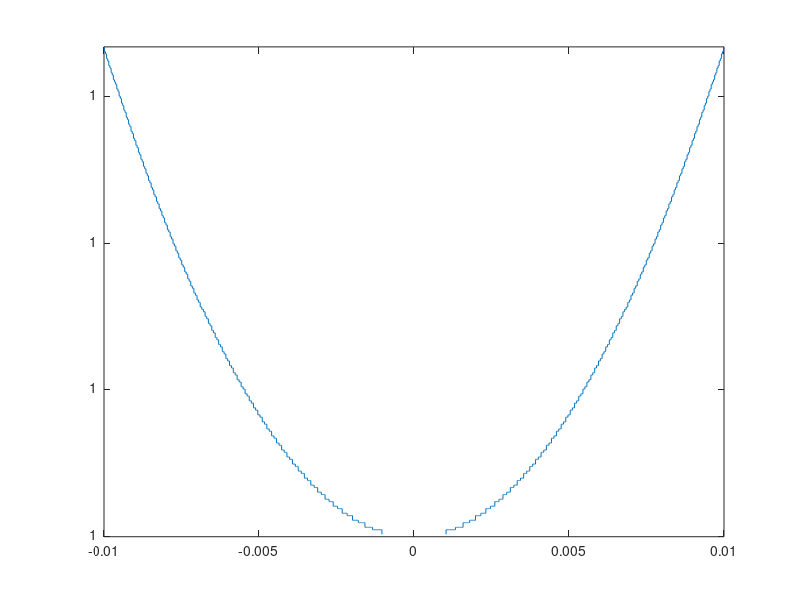
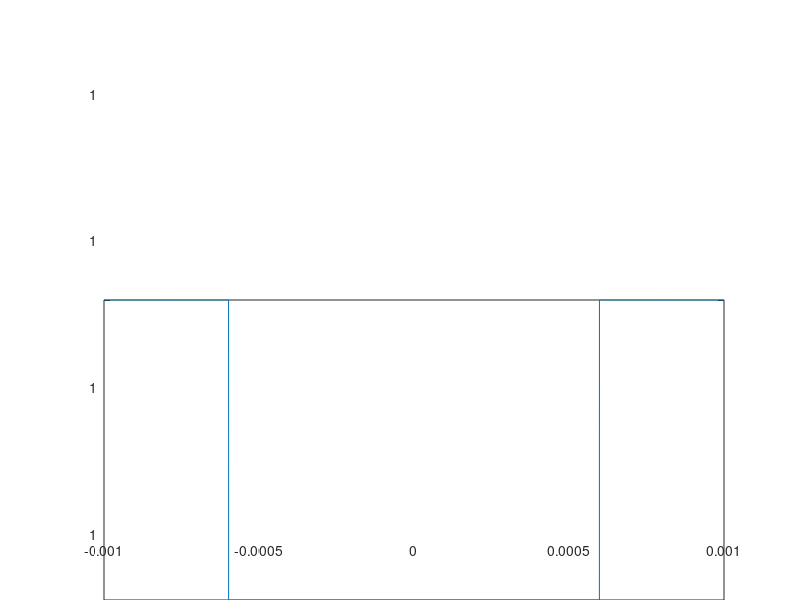
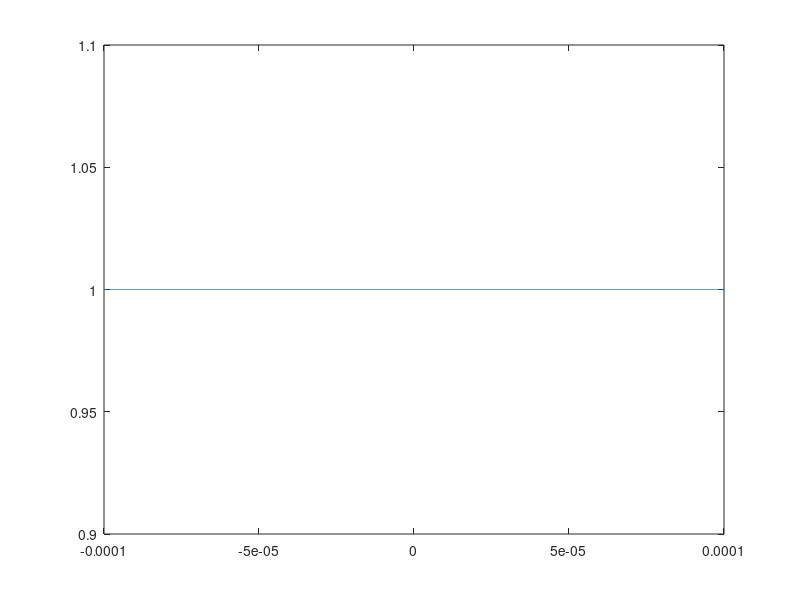
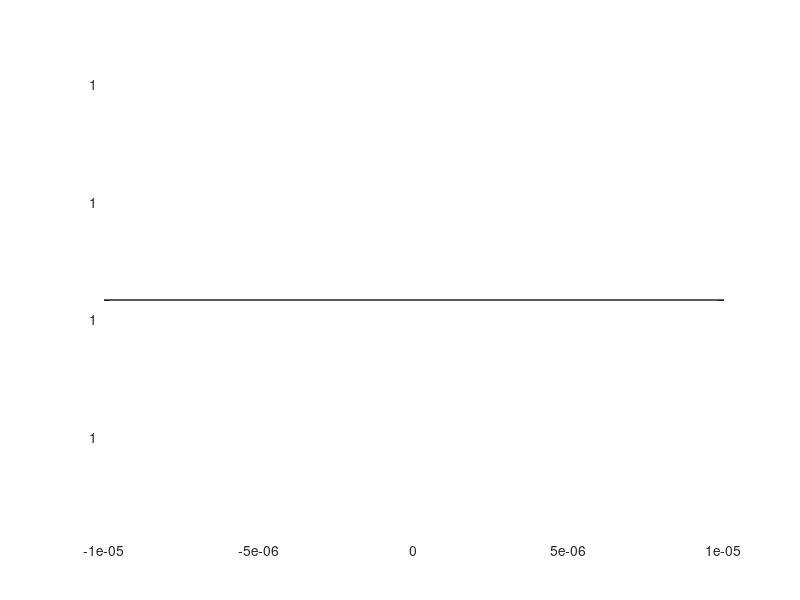

Write MATLAB code to recreate these figures, in order.
close all; clear all; clc;

F = @(x) (exp(x) - exp(-x))./(2*x);

for i = 2:8 
    figure
    a = 10^-i;
    b = -a;

    d = (a-b)/1e4;
    a = b:d:a;

    plot(a, F(a))
    axis tight
end
